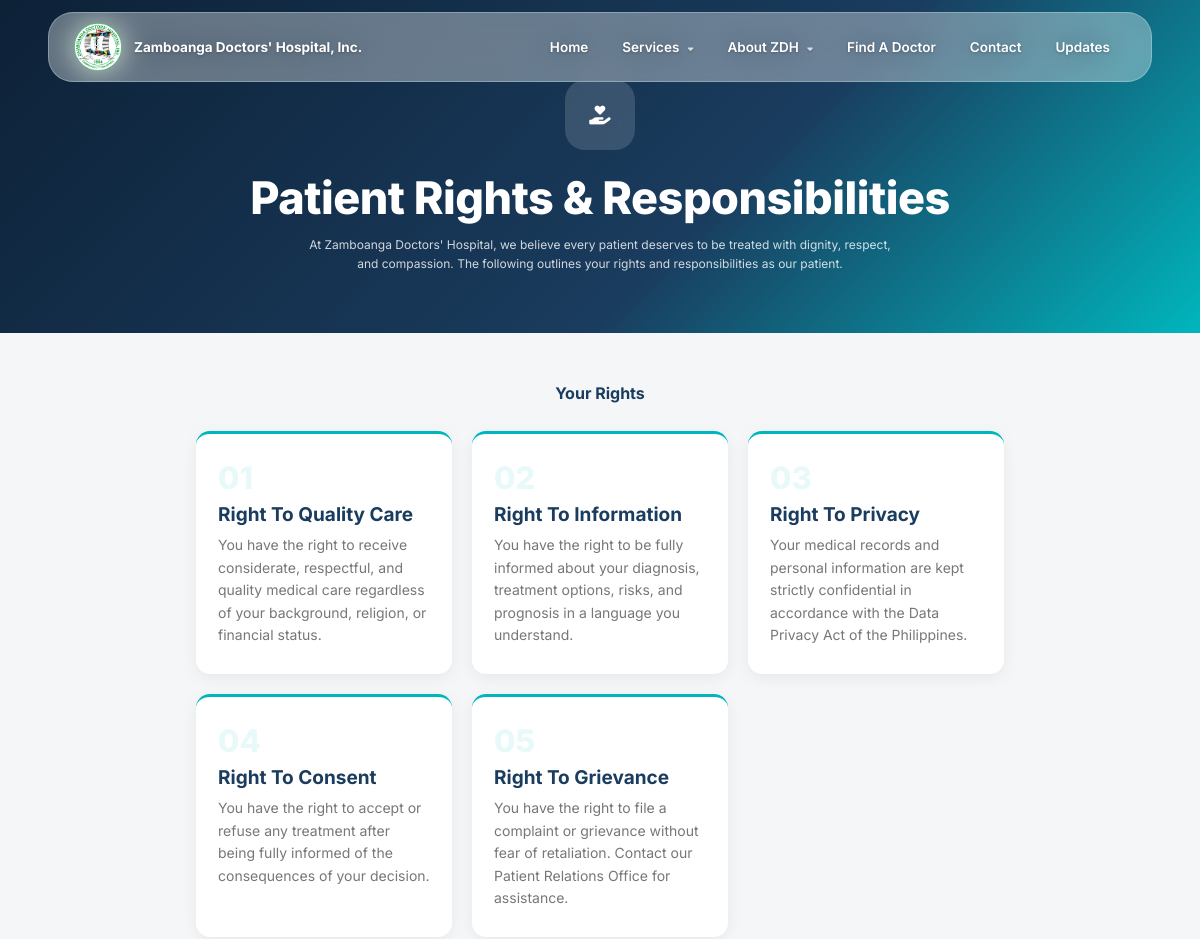
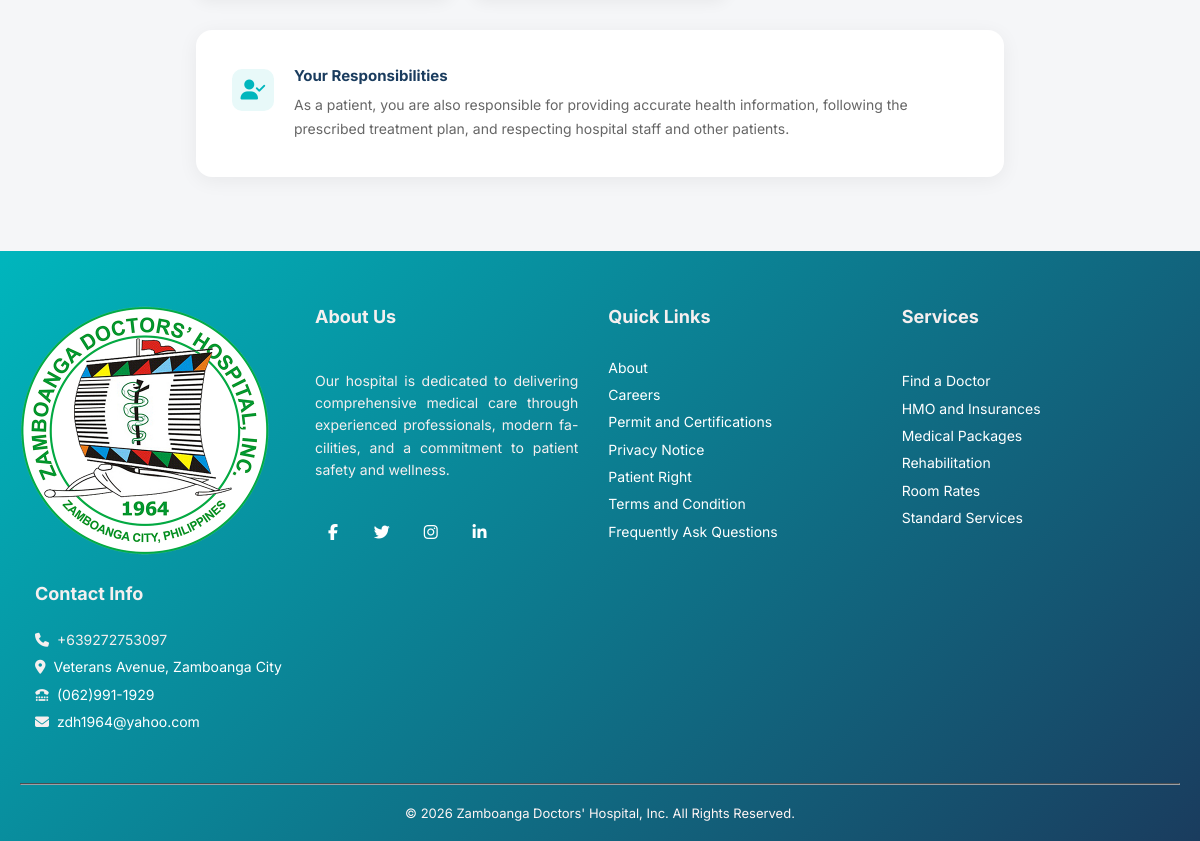
The app's page /patient-rights.php with its own data (2 pictures, top to bottom).
### tables this page shows
CREATE TABLE `patient_rights` (
  `id` int(11) NOT NULL,
  `title` varchar(200) NOT NULL,
  `description` text NOT NULL,
  `sort_order` int(11) DEFAULT 0,
  `created_at` timestamp NOT NULL DEFAULT current_timestamp()
);

### includes/info.php (called while the page is built, shortened)
<?php
$_info = [];
$_info_result = mysqli_query($con, "SELECT key_name, value FROM siteinfo");
while ($row = mysqli_fetch_assoc($_info_result)) {
    $_info[$row['key_name']] = $row['value'];
}
function info($key, $fallback = '') {
    global $_info;
    return htmlspecialchars($_info[$key] ?? $fallback);
}
?>

### patient-rights.php (the view, shortened to what this page needs)
<?php
include 'includes/config.php';
include 'includes/info.php';
$rights_res = mysqli_query($con, "SELECT * FROM patient_rights ORDER BY sort_order ASC");
$rights     = [];
while ($row = mysqli_fetch_assoc($rights_res)) $rights[] = $row;
?>
<!DOCTYPE html>
<html lang="en">
<head>
<?php include 'includes/favicon.php'; ?>
<link rel="stylesheet" href="https://cdnjs.cloudflare.com/ajax/libs/font-awesome/6.5.2/css/all.min.css">
<link rel="stylesheet" href="./css/style.css">
</head>
<body>
<?php include 'includes/header.php'; ?>
<div class="legal-page">
    <div class="legal-hero">
        <div class="legal-hero-icon"><i class="fas fa-hand-holding-heart"></i></div>
        <h1><?= info('rights_title', 'Patient Rights & Responsibilities') ?></h1>
        <p><?= info('rights_intro') ?></p>
    </div>
    <div class="legal-container">
        <h2 style="text-align:center;color:#1a3c5e;font-size:1.6rem;margin-bottom:28px;font-weight:700;">Your Rights</h2>
        <?php if (empty($rights)): ?>
            <p style="text-align:center;color:#aaa;padding:40px 0;">No rights listed yet.</p>
        <?php else: ?>
        <div class="rights-grid">
            <?php foreach ($rights as $i => $r): ?>
            <div class="rights-card">
                <div class="rights-num"><?= str_pad($i + 1, 2, '0', STR_PAD_LEFT) ?></div>
                <h3><?= htmlspecialchars($r['title']) ?></h3>
                <p><?= htmlspecialchars($r['description']) ?></p>
            </div>
            <?php endforeach; ?>
        </div>
        <?php endif; ?>
        <div class="legal-card" style="margin-top:32px;">
            <div class="legal-section">
                <div class="legal-icon"><i class="fas fa-user-check"></i></div>
                <div class="legal-content">
                    <h2>Your Responsibilities</h2>
                    <p><?= info('rights_resp_intro') ?></p>
                </div>
            </div>
        </div>
    </div>
</div>
<?php include 'includes/footer.php'; ?>
</body>
</html>

### css/style.css (style rules this page uses)
:root { --blue: #00b6bd; --black: #394044; --wight: #fff; }
body { overflow-x: hidden; }
* { font-family: "Inter", sans-serif; margin: 0; padding: 0; text-decoration: none; text-transform: capitalize; outline: none; box-sizing: border-box; transition: all linear 0.2s; }
html { font-size: 62.5%; overflow-x: hidden; scroll-behavior: smooth; }

### includes/legal_style.php (style rules this page uses)
.legal-page { background: #f5f6f8; min-height: 100vh; }
.legal-hero { background: linear-gradient(135deg, #0d2137 0%, #1a3c5e 60%, #00b6bd 100%); padding: 80px 8% 60px; text-align: center; color: #fff; }
.legal-hero-icon { width: 70px; height: 70px; background: rgba(255,255,255,0.15); border-radius: 20px; display: inline-flex; align-items: center; justify-content: center; font-size: 1.9rem; margin-bottom: 20px; backdrop-filter: blur(10px); }
.legal-hero h1 { font-size: 4.5rem; font-weight: 800; margin-bottom: 10px; letter-spacing: -0.5px; }
.legal-hero p { font-size: 1.2rem; opacity: 0.8; max-width: 600px; margin: 0 auto; line-height: 1.6; text-transform: none; }
.legal-container { padding: 50px 8%; max-width: 1000px; margin: 0 auto; }
.legal-card { background: #fff; border-radius: 16px; padding: 36px; box-shadow: 0 4px 20px rgba(0,0,0,0.06); margin-bottom: 24px; }
.legal-section { display: flex; gap: 20px; padding: 24px 0; border-bottom: 1px solid #eef1f5; }
.legal-section:last-child { border-bottom: none; padding-bottom: 0; }
.legal-section:first-child { padding-top: 0; }
.legal-icon { width: 42px; height: 42px; background: #e8f9f9; border-radius: 10px; display: flex; align-items: center; justify-content: center; color: #00b6bd; font-size: 2rem; flex-shrink: 0; margin-top: 3px; }
.legal-content h2 { font-size: 1.5rem; font-weight: 700; color: #1a3c5e; margin-bottom: 8px; }
.legal-content p { font-size: 1.4rem; color: #666; line-height: 1.7; white-space: pre-line; text-transform: none; }
.rights-grid { display: grid; grid-template-columns: repeat(3, 1fr); gap: 20px; margin-bottom: 24px; }
.rights-card { background: #fff; border-radius: 14px; padding: 28px 22px; box-shadow: 0 4px 16px rgba(0,0,0,0.06); border-top: 3px solid #00b6bd; transition: transform 0.25s ease; }
.rights-num { font-size: 3.1rem; font-weight: 800; color: #e8f9f9; margin-bottom: 10px; line-height: 1; }
.rights-card h3 { font-size: 1.9rem; font-weight: 700; color: #1a3c5e; margin-bottom: 8px; }
.rights-card p { font-size: 1.4rem; color: #777; line-height: 1.6; text-transform: none; }

### records on screen
patient_rights: title "Right To Quality Care", description "You have the right to receive considerate, respectful, and quality medical care regardless of your background, religion, or financial status."
patient_rights: title "Right To Information", description "You have the right to be fully informed about your diagnosis, treatment options, risks, and prognosis in a language you understand."
patient_rights: title "Right To Privacy", description "Your medical records and personal information are kept strictly confidential in accordance with the Data Privacy Act of the Philippines."
patient_rights: title "Right To Consent", description "You have the right to accept or refuse any treatment after being fully informed of the consequences of your decision."
patient_rights: title "Right To Grievance", description "You have the right to file a complaint or grievance without fear of retaliation. Contact our Patient Relations Office for assistance."

### other values on screen
info('rights_title', 'Patient Rights & Responsibilities') "Patient Rights & Responsibilities"
info('rights_intro') "At Zamboanga Doctors' Hospital, we believe every patient deserves to be treated with dignity, respect, and compassion. The following outlines your rights and responsibilities as our patient."
info('rights_resp_intro') "As a patient, you are also responsible for providing accurate health information, following the prescribed treatment plan, and respecting hospital staff and other patients."
$contact_phone "+639272753097"
$contact_address "Veterans Avenue, Zamboanga City"
$contact_telephone "(062)991-1929"
$contact_email "zdh1964@yahoo.com"
